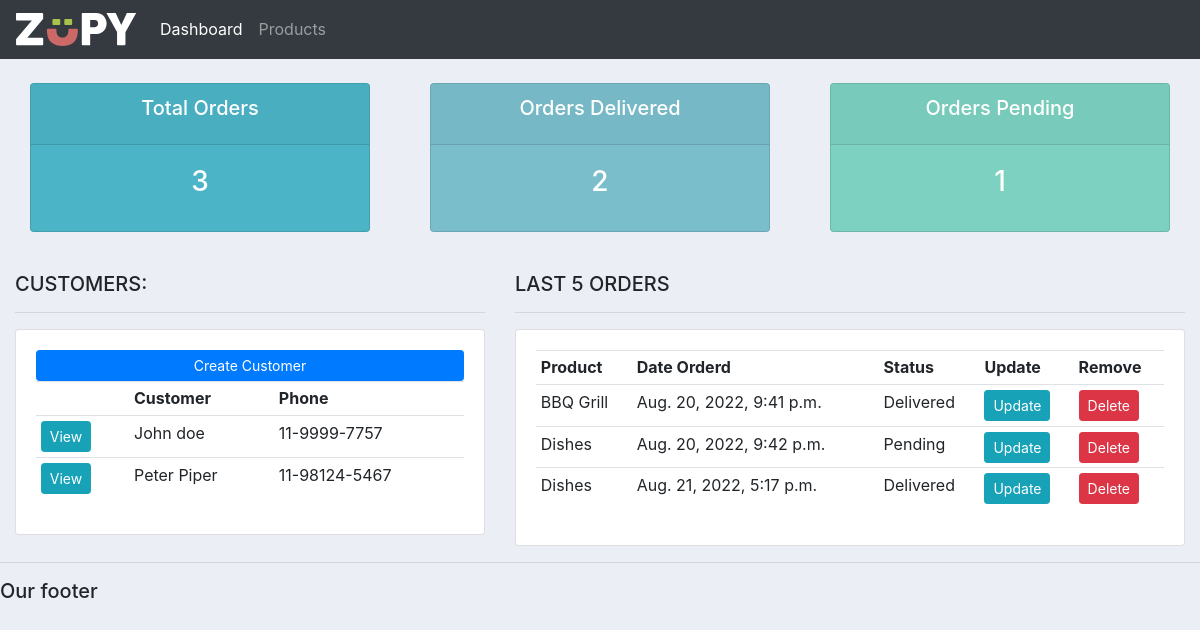
The app's page /, older data.
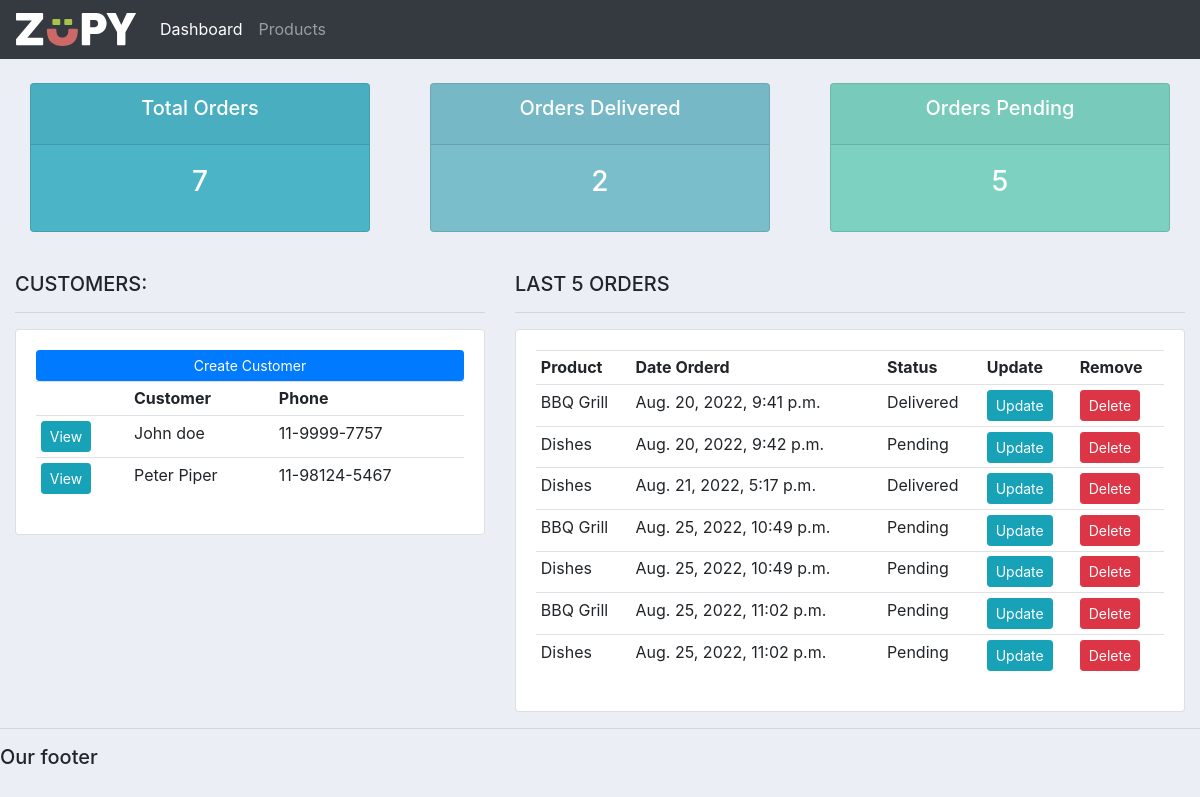
The same page, newer data.
### accounts/models.py (models this page shows, shortened)
class Customer(models.Model):
    name = models.CharField(max_length=200, null=True)
    phone = models.CharField(max_length=200, null=True)
    email = models.CharField(max_length=200, null=True)
    date_created = models.DateTimeField(auto_now_add=True, null=True)

class Order(models.Model):
    STATUS = (
        ('Pending', 'Pending'),
        ('Out for delivery', 'Out for delivery'),
        ('Delivered', 'Delivered')
    )
    customer = models.ForeignKey(Customer, null=True, on_delete= models.SET_NULL)
    product = models.ForeignKey(Product, null=True, on_delete= models.SET_NULL)
    date_created = models.DateTimeField(auto_now_add=True, null=True)
    status = models.CharField(max_length=200, null=True, choices=STATUS)
    note = models.CharField(max_length=1000, null=True)

class Product(models.Model):
    CATEGORY = (
        ('Indoor', 'Indoor'),
        ('Out Door', 'Out Door'),
    )
    name = models.CharField(max_length=200, null=True)
    price = models.FloatField(null=True)
    category = models.CharField(max_length=200, null=True, choices=CATEGORY)
    description = models.CharField(max_length=200, null=True, blank=True)
    date_created = models.DateTimeField(auto_now_add=True, null=True)
    tags = models.ManyToManyField(Tag)
    def __str__(self):
        return self.name

### accounts/views.py (the view)
# urls.py: path('', views.home, name="home"),
def home(request):
    orders = Order.objects.all()
    customers = Customer.objects.all()
    total_customers = customers.count()
    total_orders = orders.count()
    delivered = orders.filter(status='Delivered').count()
    pending = orders.filter(status='Pending').count()
    context = {'orders':orders, 'customers':customers, 'total_orders':total_orders, 'delivered':delivered, 'pending':pending}
    return render(request,'accounts/dashboard.html', context)

### accounts/templates/accounts/dashboard.html
{%  extends 'accounts/main.html' %}
{% block content %}
{%  include 'accounts/status.html' %}
<br>
<div class="row">
	<div class="col-md-5">
		<h5>CUSTOMERS:</h5>
		<hr>
		<div class="card card-body">
			<a class="btn btn-primary  btn-sm btn-block" href="">Create Customer</a>
			<table class="table table-sm">
				<tr>
					<th></th>
					<th>Customer</th>
					<th>Phone</th>
				</tr>
				{% for customer in customers %}
					<tr>
						<td><a class="btn btn-sm btn-info" href="{% url 'customer' customer.id %}">View</a></td>
						<td>{{customer.name}}</td>
						<td>{{customer.phone}}</td>
					</tr>
				{% endfor %}
			</table>
		</div>
	</div>
	<div class="col-md-7">
		<h5>LAST 5 ORDERS</h5>
		<hr>
		<div class="card card-body">
			<table class="table table-sm">
				<tr>
					<th>Product</th>
					<th>Date Orderd</th>
					<th>Status</th>
					<th>Update</th>
					<th>Remove</th>
				</tr>
				{% for order in orders %}
					<tr>
						<td>{{order.product}}</td>
						<td>{{order.date_created}}</td>
						<td>{{order.status}}</td>
						<td><a class="btn btn-sm btn-info" href="{% url 'update_order' order.id %}">Update</a></td>
						<td><a class="btn btn-sm btn-danger" href="{% url 'delete_order' order.id %}">Delete</a></td>
					</tr>
				{% endfor %}
			</table>
		</div>
	</div>
</div>
{% endblock %}

### accounts/templates/accounts/main.html (shortened to what this page needs)
{% load static %}
<!DOCTYPE html>
<html>
<head>
	<link rel="stylesheet" href="https://stackpath.bootstrapcdn.com/bootstrap/4.3.1/css/bootstrap.min.css">
    <link rel="stylesheet" type="text/css" href="{% static '/css/main.css' %}">
</head>
<body>
	{%  include 'accounts/navbar.html' %}
	<div class="container-fluid">
	{% block content %}
	{% endblock %}
    </div>
	<hr>
	<h5>Our footer</h5>
</body>
</html>

### accounts/templates/accounts/navbar.html (shortened to what this page needs)
{% load static %}
<nav class="navbar navbar-expand-lg navbar-dark bg-dark">
    <a class="navbar-brand" href="#">
        <img src="{% static 'images/zupy-white.svg' %}" width="120">
    </a>
    <div class="collapse navbar-collapse" id="navbarSupportedContent">
      <ul class="navbar-nav mr-auto">
        <li class="nav-item active">
          <a class="nav-link" href="{% url 'home' %}">Dashboard <span class="sr-only">(current)</span></a>
        </li>
        <li class="nav-item">
          <a class="nav-link" href="{% url 'products' %}">Products</a>
        </li>
      </ul>
    </div>
  </nav>

### accounts/templates/accounts/status.html
<br>
<div class="row">
	<div class="col">
		<div class="col-md">
			<div class="card text-center text-white  mb-3" id="total-orders">
			  	<div class="card-header">
			  		<h5 class="card-title">Total Orders</h5>
			  	</div>
			  	<div class="card-body">
			    	<h3 class="card-title">{{total_orders}}</h3>
			  	</div>
			</div>
		</div>
	</div>
	<div class="col">
		<div class="col-md">
			<div class="card text-center text-white  mb-3" id="orders-delivered">
			  	<div class="card-header">
			  		<h5 class="card-title">Orders Delivered</h5>
			  	</div>
			  	<div class="card-body">
			    	<h3 class="card-title">{{delivered}}</h3>
			  	</div>
			</div>
		</div>
	</div>
	<div class="col">
		<div class="col-md">
			<div class="card text-center text-white  mb-3" id="orders-pending">
			  	<div class="card-header">
			  		<h5 class="card-title">Orders Pending</h5>
			  	</div>
			  	<div class="card-body">
			    	<h3 class="card-title">{{pending}}</h3>
			  	</div>
			</div>
		</div>
	</div>
</div>

### accounts/static/css/main.css (style rules this page uses)
body { background-color: #ebeff5; }
#total-orders { background-color: #4cb4c7; }
#orders-delivered { background-color: #7abecc; }
#orders-pending { background-color: #7CD1C0; }

Row changes from the older to the newer data that the page shows:
added Order: product "BBQ Grill", date_created "Aug. 25, 2022, 10:49 p.m.", status "Pending"
added Order: product "Dishes", date_created "Aug. 25, 2022, 10:49 p.m.", status "Pending"
added Order: product "BBQ Grill", date_created "Aug. 25, 2022, 11:02 p.m.", status "Pending"
added Order: product "Dishes", date_created "Aug. 25, 2022, 11:02 p.m.", status "Pending"
Text that changed along with them:
{{ total_orders }}: "3" → "7"
{{ pending }}: "1" → "5"
